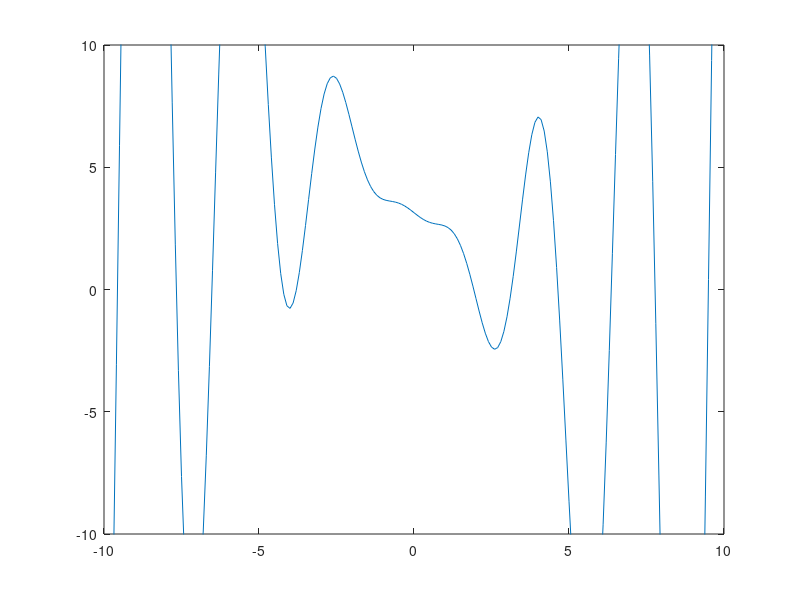

Write MATLAB code to recreate this figure.
clear

function y = f(x)
  y = (x.^2) .* cos(x) .* sin(x) + pi - x
endfunction

x = -10:0.1:10;
plot(x, f(x));
axis([-10, 10, -10, 10]);